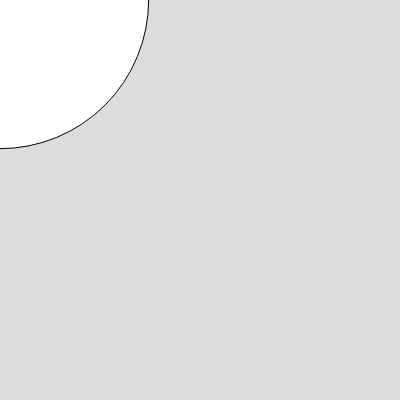
Frame 1 (no input)
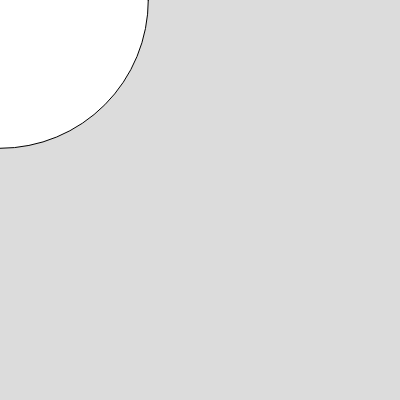
Frame 60 (no input)
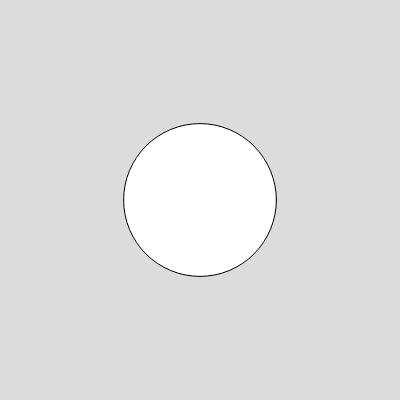
Frame 120 (the mouse pressed at the canvas centre since frame 60)

The p5.js sketch that drew these frames (run headless with seeded random() and noise() and a simulated clock; from frame 60 on, the mouse is pressed at the canvas centre):

// p5.js sketch
// ── sketch.js
let x; let y;

function setup() {
  createCanvas(400, 400);
  
  
  x = random(400);  
  y = random(400);
  x = int(x);
  y = int(y);
}






 

function draw() {
   background(220);
   //circle( x, y, 10);  let distanciaX;
   
  
   x = x + random(-2, 2);
   y = y + random(-2, 2);
  
 let distanciaY;
 let distancia;
  
  distanciaX = mouseX - x;
 distanciaY = mouseY - y;
 
 distancia = sqrt(distanciaX * distanciaX + distanciaY * distanciaY);
  
  
  console.log(distancia);
  
  circle(mouseX, mouseY,distancia );
 if(distancia < 3 ){
     text("Encontrei", 200, 200);
     noLoop();
  }
  
  
  
}
